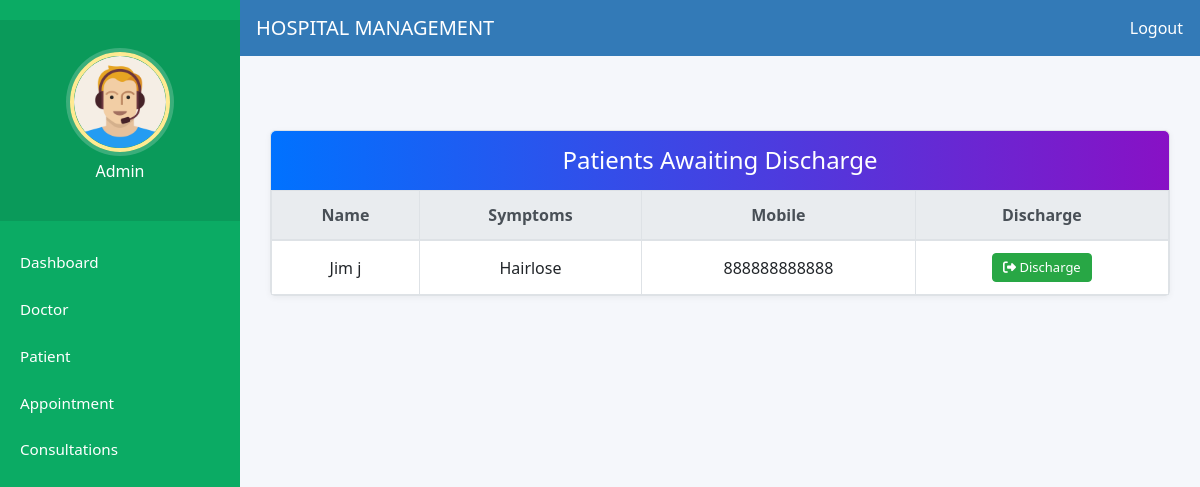
The page /admin-discharge-patient/ (signed in) on the database its author committed.
### hospital/models.py (models this page shows, shortened)
class Patient(models.Model):
    user = models.OneToOneField(User, on_delete=models.CASCADE)
    address = models.TextField(blank=True)
    mobile = models.CharField(max_length=15, blank=True)
    symptoms = models.TextField(blank=True)
    profile_pic = models.ImageField(upload_to='profile_pics/', blank=True, null=True)
    assignedDoctorId = models.ForeignKey(Doctor, on_delete=models.SET_NULL, null=True, blank=True)
    created_at = models.DateTimeField(auto_now_add=True)
    status = models.BooleanField(default=False)  # Admin approval

### hospital/views.py (the view)
@login_required(login_url="adminlogin")
@user_passes_test(is_admin)
def admin_discharge_patient_view(request):
    patients = (
        Patient.objects.filter(status=True)
        .filter(dischargedetails__isnull=True)
        .select_related("user")
        .order_by("-id")
    )
    logger.info(
        "admin_discharge_patient_view eligible_count=%s",
        patients.count(),
        extra={"path": request.path, "user": request.user.username},
    )
    return render(
        request,
        "hospital/admin_discharge_patient.html",
        {"patients": patients},
    )

### hospital/views.py (called while the page is built)
def is_admin(user):
    return user.is_superuser or user.is_staff

### templates/hospital/admin_discharge_patient.html (shortened to what this page needs)
{% extends 'hospital/admin_base.html' %}
{% load static %}
{% block content %}
<div class="container">
  <div class="card-box">
    <h4 class="section-title">Patients Awaiting Discharge</h4>
    <div class="table-responsive">
      <table class="table table-bordered table-hover mb-0">
        <thead class="thead-light">
          <tr>
            <th>Name</th>
            <th>Symptoms</th>
            <th>Mobile</th>
            <th>Discharge</th>
          </tr>
        </thead>
        <tbody>
          {% for p in patients %}
          <tr>
            <td>
              {% if p.user %}
                {{ p.user.get_full_name|default:p.user.username }}
              {% else %}
                <span class="text-muted">N/A</span>
              {% endif %}
            </td>
            <td>{{ p.symptoms }}</td>
            <td>{{ p.mobile }}</td>
            <td>
              <a class="btn btn-success btn-sm btn-discharge" href="{% url 'discharge-patient' p.id %}" title="Discharge Patient">
                <i class="fas fa-sign-out-alt"></i> Discharge
              </a>
            </td>
          </tr>
          {% empty %}
          <tr>
            <td colspan="4" class="text-center text-muted">No patients available for discharge.</td>
          </tr>
          {% endfor %}
        </tbody>
      </table>
    </div>
  </div>
</div>
{% endblock content %}

### static/style.css (style rules this page uses)
html, body { height: 100%; }
body { margin: 0; font-family: "Segoe UI", Tahoma, Geneva, Verdana, sans-serif; min-height: 100vh; display: flex; flex-direction: column; }

### templates/hospital/admin_discharge_patient.html (style rules this page uses)
.section-title { background: linear-gradient(to right, #0072ff, #8811c5); color: white; padding: 15px 0; text-align: center; border-radius: 5px 5px 0 0; margin-bottom: 0; }
.card-box { background: #fff; border: 1px solid #dee2e6; border-radius: 5px; box-shadow: 0 2px 6px rgba(0, 0, 0, 0.05); }
.table th, .table td { vertical-align: middle !important; text-align: center; }
.btn-discharge { font-size: 13px; padding: 4px 10px; border-radius: 4px; }
.container { margin-top: 40px; margin-bottom: 60px; }

### templates/hospital/admin_base.html (style rules this page uses)
html, body { height: 100%; margin: 0; display: flex; flex-direction: column; }
body { background-color: #f5f7fb; }

### rows shown on the page
Patient: user.get_full_name "Jim j", symptoms "Hairlose", mobile "888888888888"
